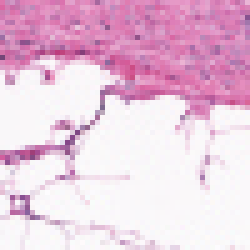
#> input picture IDC_regular_ps50_idx5/10253/0/10253_idx5_x1601_y701_class0.png, 50 x 50 px, given as the content of the folder ../data/image50/, which was not available (shown 5 times larger)
$ jupyter execute --allow-errors exploration.ipynb   (text cells are left out)
#> lines starting #> are read from the running program, lines starting #| are printed output that depends on the picture; pictures that were not available may be replaced by others from this repository, and a replacement may not be noted
[cell 1]
import os

[cell 2]
# Count the number of files in a directory
def count_files_in_directory(directory):
    try:
        return len([name for name in os.listdir(directory) if os.path.isfile(os.path.join(directory, name))])
    except FileNotFoundError:
        print(f"Directory {directory} not found.")
        return 0

# Example usage
if __name__ == "__main__":
    directory_path = "../data/image50/8863/0"
    file_count = count_files_in_directory(directory_path)
    print(f"Number of files in '{directory_path}': {file_count}")

[cell 3]
# Count the number of folders in a directory
def count_folders_in_directory(directory):
    try:
        return len([name for name in os.listdir(directory) if os.path.isdir(os.path.join(directory, name))])
    except FileNotFoundError:
        print(f"Directory {directory} not found.")
        return 0

# Example usage
if __name__ == "__main__":
    directory_path = "../data/image50/"
    folder_count = count_folders_in_directory(directory_path)
    print(f"Number of folders in '{directory_path}': {folder_count}")

[cell 4]
import os
import random
from PIL import Image
import numpy as np
import matplotlib.pyplot as plt
from tqdm import tqdm

# Base directory
base_path = '../data/image50/'

# Collect all image paths recursively in 0/ and 1/
all_images = []
for root, dirs, files in os.walk(base_path):
    for file in files:
        if file.lower().endswith((".png", ".jpg", ".jpeg")):
            all_images.append(os.path.join(root, file))

print(f"Total images found: {len(all_images)}")

# Randomly sample 1000
sample_size = 10000
sampled_images = random.sample(all_images, min(sample_size, len(all_images)))

# Initialize histograms
r_hist = np.zeros(256)
g_hist = np.zeros(256)
b_hist = np.zeros(256)

# Populate histograms
for img_path in tqdm(sampled_images):
    img = Image.open(img_path).convert("RGB")
#> img is the input picture: PIL image 50x50 RGB; mean R, G, B 233, 199.2, 221.2
    r, g, b = np.array(img).transpose(2, 0, 1)
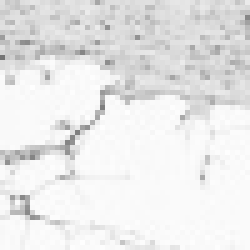
#> r: shape (50, 50) (shown 5 times larger); min 116, max 254, mean 233
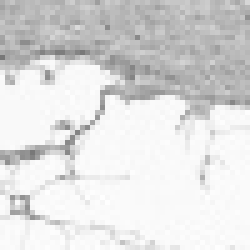
#> b: shape (50, 50) (shown 5 times larger); min 119, max 254, mean 221.2

    r_hist += np.histogram(r, bins=256, range=(0, 255))[0]
#> r_hist = 256 values, max 452 at index 250, min 0 at index 0, mean 9.77
    g_hist += np.histogram(g, bins=256, range=(0, 255))[0]
#> g_hist = 256 values, max 332 at index 247, min 0 at index 0, mean 9.77
    b_hist += np.histogram(b, bins=256, range=(0, 255))[0]
#> b_hist = 256 values, max 378 at index 249, min 0 at index 0, mean 9.77

[cell 5]
plt.figure(figsize=(10, 5))
plt.plot(r_hist, color='red', label='Red channel')
plt.plot(g_hist, color='green', label='Green channel')
plt.plot(b_hist, color='blue', label='Blue channel')
plt.title("RGB Pixel Intensity Distribution (10000 images)")
plt.xlabel("Pixel Intensity (0–255)")
plt.ylabel("Pixel Count")
plt.legend()
plt.grid(True)
plt.tight_layout()
plt.show()
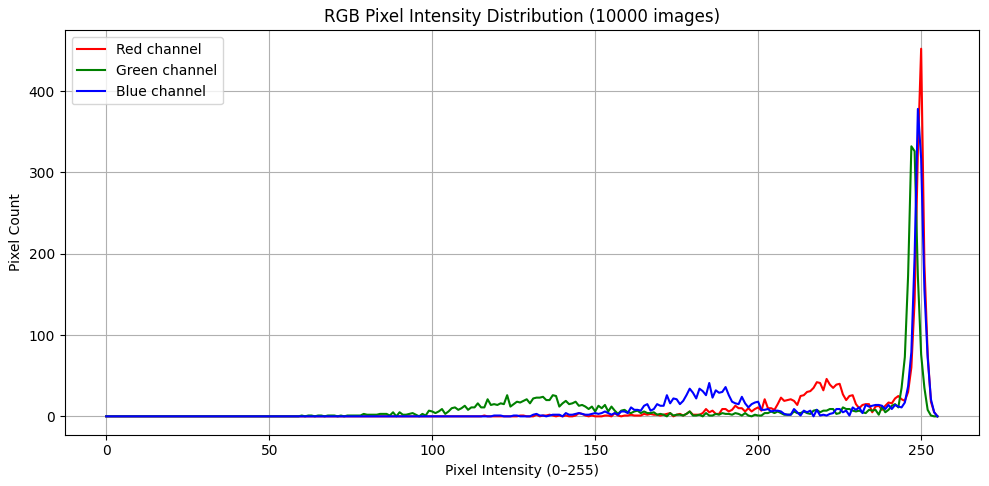
#> figure drawn by matplotlib, 1 panel; curve peaks at x = 250, y = 452; curve peaks at x = 247, y = 332; curve peaks at x = 249, y = 378

[cell 6]
all_images = []
for root, dirs, files in os.walk(base_path):
    for file in files:
        if file.lower().endswith((".png", ".jpg", ".jpeg")):
            all_images.append(os.path.join(root, file))

print(f"Total images found: {len(all_images)}")

sample_size = 10000
sampled_images = random.sample(all_images, min(sample_size, len(all_images)))

# Store contrast values (std of grayscale)
contrast_values = []

for img_path in tqdm(sampled_images):
    img = Image.open(img_path).convert("L")  # convert to grayscale
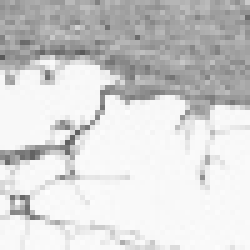
#> img: PIL image 50x50 L (shown 5 times larger); min 89, max 253, mean 211.8
    pixels = np.array(img).astype(np.float32)
    std_dev = pixels.std()  # simple contrast metric
#> std_dev = 43.45
    contrast_values.append(std_dev)

[cell 7]
plt.figure(figsize=(8, 4))
plt.hist(contrast_values, bins=50, color='gray', edgecolor='black')
plt.title(f"Contrast Distribution (Grayscale STD) over {sample_size} Images")
plt.xlabel("Contrast (Standard Deviation)")
plt.ylabel("Number of Images")
plt.grid(True)
plt.tight_layout()
plt.show()
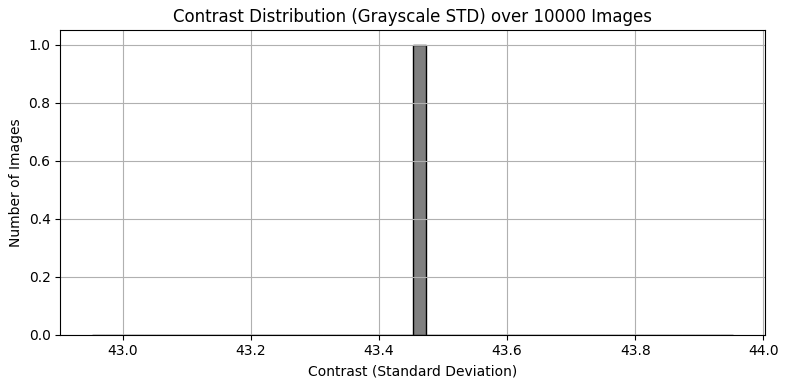
#> figure drawn by matplotlib, 1 panel; tallest bar 1 high, from x = 43.45 to 43.47

[cell 8]
# Sort image paths by contrast
sorted_pairs = sorted(zip(sampled_images, contrast_values), key=lambda x: x[1])
#> sorted_pairs = 1 item

# Show 5 lowest contrast images
fig, axes = plt.subplots(1, 5, figsize=(15, 3))
for i, (img_path, _) in enumerate(sorted_pairs[:5]):
    img = Image.open(img_path).convert("RGB")
    axes[i].imshow(img)
    axes[i].axis('off')
    axes[i].set_title("Low contrast")
plt.suptitle("Examples with lowest contrast")
plt.show()

# Show 5 highest contrast images
fig, axes = plt.subplots(1, 5, figsize=(15, 3))
for i, (img_path, _) in enumerate(sorted_pairs[-5:]):
    img = Image.open(img_path).convert("RGB")
    axes[i].imshow(img)
    axes[i].axis('off')
    axes[i].set_title("High contrast")
plt.suptitle("Examples with highest contrast")
plt.show()

[cell 9]
from concurrent.futures import ThreadPoolExecutor, as_completed
from tqdm import tqdm

# Count the number of images that do not have the shape 50*50
def count_invalid_images(directory, target_shape=(50, 50)):
    # Get all image paths
#> called with directory = '../data/image50/', target_shape = (50, 50)
    all_images = []
    for root, dirs, files in os.walk(directory):
        for file in files:
            if file.lower().endswith((".png", ".jpg", ".jpeg")):
                all_images.append(os.path.join(root, file))

    print(f"Found {len(all_images)} images. Checking shapes...")

    # Function to check if an image has the target shape
    def check_image_shape(img_path):
        try:
            img = Image.open(img_path)
            return img.size != target_shape
        except Exception as e:
            print(f"Error processing {img_path}: {e}")
            return False

    # Number of threads (adjust based on your CPU)
    num_workers = os.cpu_count() or 4

    # Count invalid images in parallel
    invalid_count = 0
    with ThreadPoolExecutor(max_workers=num_workers) as executor:
        futures = [executor.submit(check_image_shape, path) for path in all_images]
        for future in tqdm(as_completed(futures), total=len(futures)):
            if future.result():
                invalid_count += 1
#> after the loop, invalid_count = 0

    return invalid_count

if __name__ == "__main__":
    directory_path = "../data/image50/"
    invalid_image_count = count_invalid_images(directory_path)
#> invalid_image_count = 0
    print(f"Number of images not in shape {50}x{50}: {invalid_image_count}")
#| Number of images not in shape 50x50: 0

[cell 10]
import cv2

[cell 11]
clahe = cv2.createCLAHE(clipLimit=2.0, tileGridSize=(8,8))
gray = cv2.imread("../data/image50/8863/0/8863_idx5_x51_y1251_class0.png", 0)
#> gray: shape (50, 50); min 88, max 252, mean 211.3
clahe_img = clahe.apply(gray)
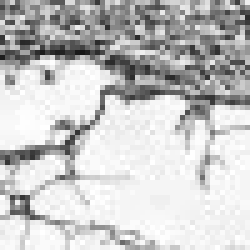
#> clahe_img: shape (50, 50) (shown 5 times larger); min 21, max 255, mean 197.8

[cell 12]
def apply_clahe_rgb(img_bgr):
    lab = cv2.cvtColor(img_bgr, cv2.COLOR_BGR2LAB)
#> lab: shape (50, 50, 3); mean of channels 0, 1, 2 213.9, 144.1, 121.9
    l, a, b = cv2.split(lab)
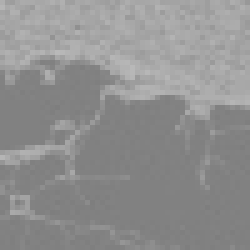
#> a: shape (50, 50) (shown 5 times larger); min 126, max 185, mean 144.1
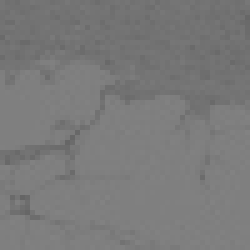
#> b: shape (50, 50) (shown 5 times larger); min 101, max 130, mean 121.9

    clahe = cv2.createCLAHE(clipLimit=2.0, tileGridSize=(8, 8))
    l_clahe = clahe.apply(l)

    lab_clahe = cv2.merge((l_clahe, a, b))
#> lab_clahe: shape (50, 50, 3); mean of channels 0, 1, 2 198.4, 144.1, 121.9
    result_bgr = cv2.cvtColor(lab_clahe, cv2.COLOR_LAB2BGR)
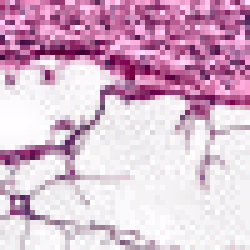
#> result_bgr: shape (50, 50, 3) (shown 5 times larger); mean B, G, R 205.1, 183.1, 215.9
    return result_bgr

[cell 13]
import matplotlib.pyplot as plt
plt.figure(figsize=(10, 5))
plt.subplot(1, 2, 1)
plt.imshow(cv2.cvtColor(cv2.imread("../data/image50/8863/0/8863_idx5_x51_y1251_class0.png"), cv2.COLOR_BGR2RGB))
plt.title("Original Image")
plt.subplot(1, 2, 2)
plt.imshow(cv2.cvtColor(apply_clahe_rgb(cv2.imread("../data/image50/8863/0/8863_idx5_x51_y1251_class0.png")), cv2.COLOR_BGR2RGB))
plt.title("CLAHE Applied Image")
plt.tight_layout()
plt.show()
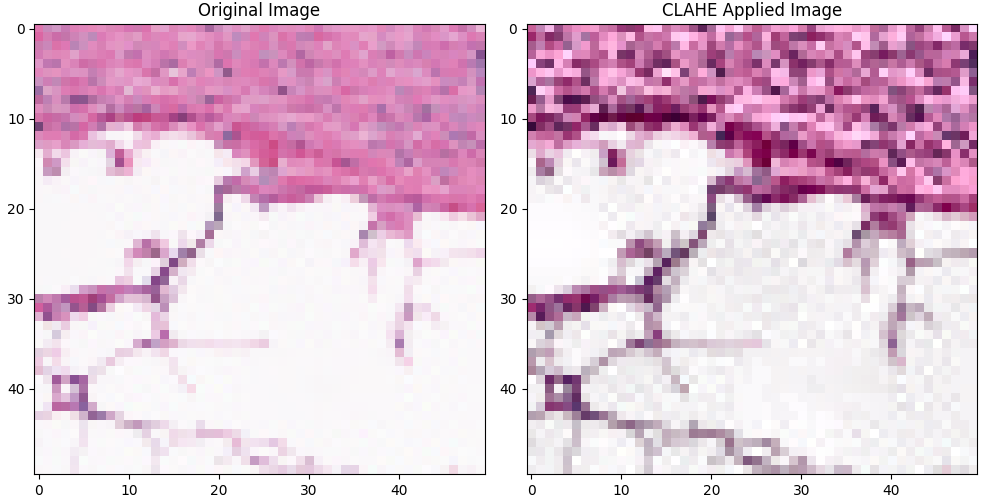
#> figure drawn by matplotlib, 2 panels

[cell 14]
import os
import cv2
from tqdm import tqdm
from concurrent.futures import ThreadPoolExecutor, as_completed

src_root = '../data/image50'
# Destination (processed) dataset
dst_root = '../data/image50_clahe'

def apply_clahe_rgb(img_bgr):
    lab = cv2.cvtColor(img_bgr, cv2.COLOR_BGR2LAB)
    l, a, b = cv2.split(lab)
    clahe = cv2.createCLAHE(clipLimit=2.0, tileGridSize=(8, 8))
    l_clahe = clahe.apply(l)
    lab_clahe = cv2.merge((l_clahe, a, b))
    return cv2.cvtColor(lab_clahe, cv2.COLOR_LAB2BGR)

def process_image(src_dst):
    src_path, dst_path = src_dst
    try:
        img = cv2.imread(src_path)
        if img is None:
            return False
        img_clahe = apply_clahe_rgb(img)
        os.makedirs(os.path.dirname(dst_path), exist_ok=True)
        cv2.imwrite(dst_path, img_clahe)
        return True
    except:
        return False

# Récupère tous les chemins
all_images = []
for root, _, files in os.walk(src_root):
    for file in files:
        if file.lower().endswith((".png", ".jpg", ".jpeg")):
            src_path = os.path.join(root, file)
            rel_path = os.path.relpath(src_path, src_root)
            dst_path = os.path.join(dst_root, rel_path)
            all_images.append((src_path, dst_path))

print(f"Total images: {len(all_images)}")

# Nombre de threads (tu peux adapter)
num_workers = os.cpu_count() or 4

# Exécution parallèle
with ThreadPoolExecutor(max_workers=num_workers) as executor:
    futures = [executor.submit(process_image, pair) for pair in all_images]
    for _ in tqdm(as_completed(futures), total=len(futures)):
        pass

[cell 15]
class PairedImageDataset():
    def __init__(self, src_root, dst_root, transform=None):
        self.src_root = src_root
        self.dst_root = dst_root
        self.transform = transform
        self.image_pairs = []

        for root, _, files in os.walk(src_root):
            for file in files:
                if file.lower().endswith(('.png', '.jpg', '.jpeg')):
                    src_path = os.path.join(root, file)
                    rel_path = os.path.relpath(src_path, src_root)
                    dst_path = os.path.join(dst_root, rel_path)
                    if os.path.exists(dst_path):
                        self.image_pairs.append((src_path, dst_path))

    def __len__(self):
        return len(self.image_pairs)

    def __getitem__(self, idx):
        src_path, dst_path = self.image_pairs[idx]
        img_orig = Image.open(src_path).convert("RGB")
        img_clahe = Image.open(dst_path).convert("RGB")

        if self.transform:
            img_orig = self.transform(img_orig)
            img_clahe = self.transform(img_clahe)

        return img_orig, img_clahe

[cell 16]
from torch.utils.data import DataLoader
from torchvision import transforms

# Define any transforms (resize, tensor conversion, etc.)
#> (the rest of this cell did not finish here and is left out)

[cell 17]
import matplotlib.pyplot as plt

# Get a batch of 5 pairs
#> (the rest of this cell did not finish here and is left out)

[cell 18]
# Zipping the processed dataset
import zipfile
# Dossier à compresser
dst_root = '../data/image50_clahe'
# Fichier de sortie
zip_filename = '../data/image50_clahe.zip'

def zip_folder(folder_path, zip_path):
#> called with folder_path = '../data/image50_clahe', zip_path = '../data/image50_clahe.zip'
    with zipfile.ZipFile(zip_path, 'w', zipfile.ZIP_DEFLATED) as zipf:
        for root, _, files in os.walk(folder_path):
            for file in files:
                file_path = os.path.join(root, file)
                # Conserve le chemin relatif dans le zip
                rel_path = os.path.relpath(file_path, folder_path)
                zipf.write(file_path, arcname=rel_path)

zip_folder(dst_root, zip_filename)
print(f"Dossier compressé dans : {zip_filename}")

$ run again, on aug_cancer/10258_idx5_x851_y1151_class1_flipH_0.png
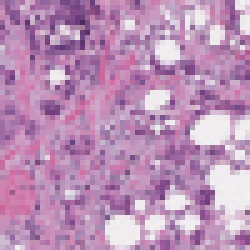
#> input picture aug_cancer/10258_idx5_x851_y1151_class1_flipH_0.png, 50 x 50 px, given as the content of the folder ../data/image50/, which was not available (shown 5 times larger)
#> img is the input picture: PIL image 50x50 RGB; mean R, G, B 188, 144.6, 183.8
#> r_hist = 256 values, max 71 at index 200, min 0 at index 0, mean 9.77
#> g_hist = 256 values, max 44 at index 136, min 0 at index 0, mean 9.77
#> b_hist = 256 values, max 60 at index 184, min 0 at index 0, mean 9.77
#> img: PIL image 50x50 L
#> std_dev = 36.04
#> `plt.show()`:
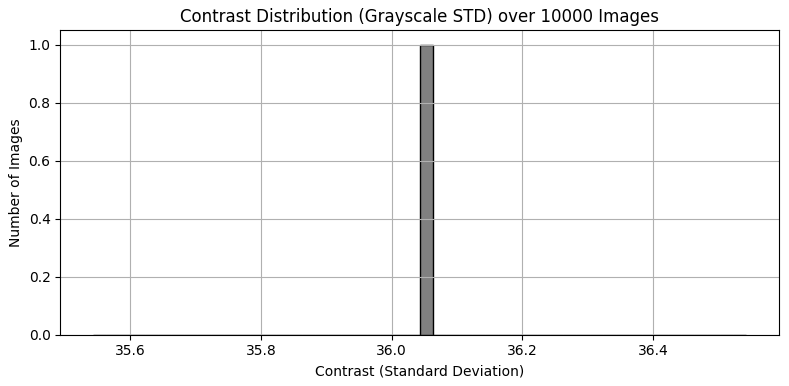
#> figure drawn by matplotlib, 1 panel; tallest bar 1 high, from x = 36.04 to 36.06
#> sorted_pairs = 1 item
#| Number of images not in shape 50x50: 0
#> lab: shape (50, 50, 3); mean of channels 0, 1, 2 166.1, 151.3, 113.9
#> lab_clahe: shape (50, 50, 3); mean of channels 0, 1, 2 149.7, 151.3, 113.9
#> `plt.show()`:
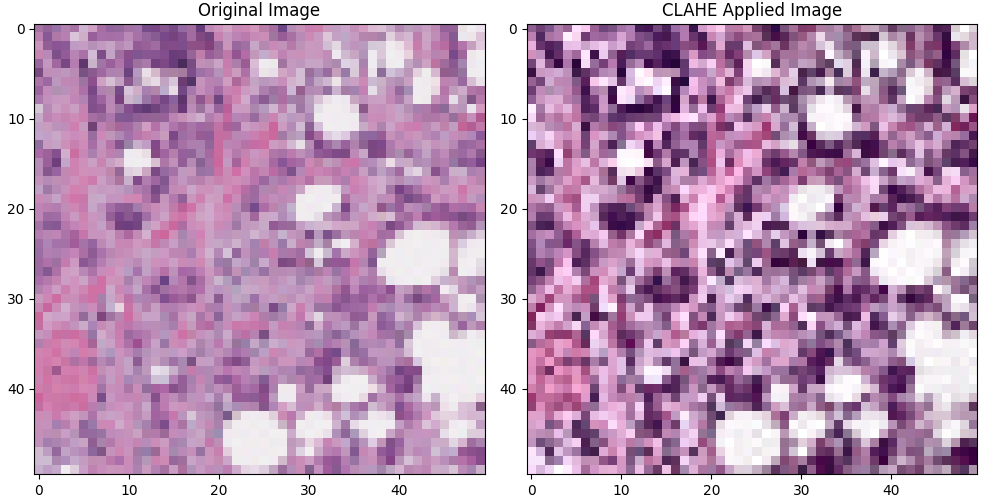
#> figure drawn by matplotlib, 2 panels
